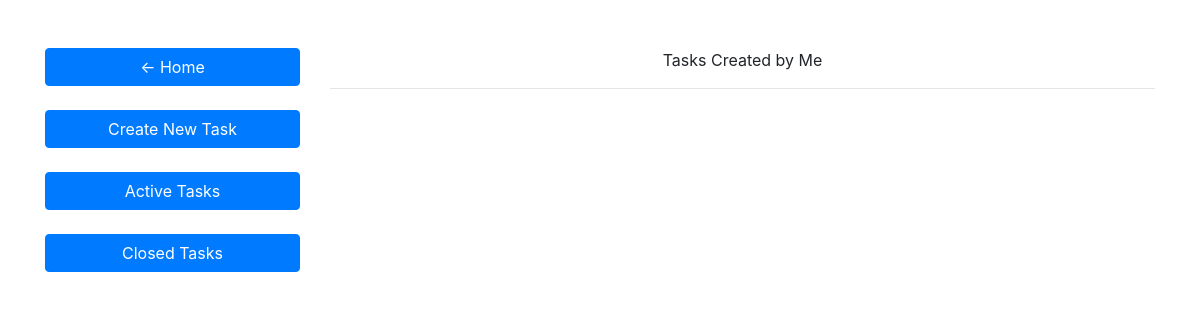
/task-dashboard/3 (signed in), run on an earlier commit of the app's database.
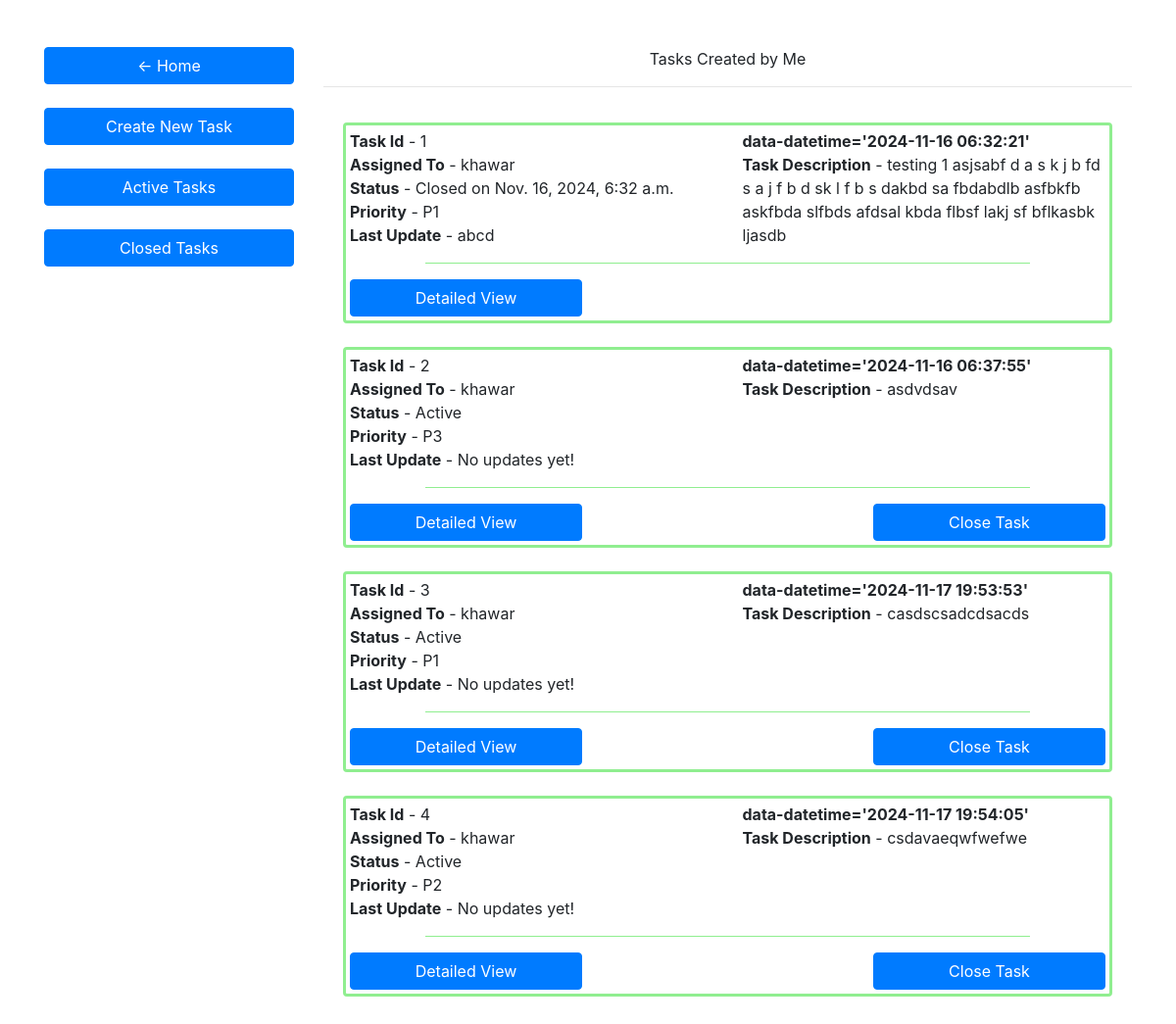
And on a later commit of the database.
### tasks/models.py (models this page shows, shortened)
class user_tasks(models.Model):
    user = models.ForeignKey(User,on_delete=models.CASCADE,related_name="assigned_from")
    assigned = models.ForeignKey(User,on_delete=models.CASCADE,related_name="assigned_to")
    status = models.CharField(max_length=20,choices=status_choices,default='Active')
    desc = models.TextField(max_length=1000,null=True,blank=True)
    priority = models.CharField(max_length=20,choices=priority_choices,default='P1')
    deadline = models.DateField(null=True,blank=True)
    last_updated_at = models.DateTimeField(null=True,blank=True)
    def get_latest_update(self):
        try:
            obj = user_tasks_log.objects.filter(task=self).last()
            return obj.note
        except:
            return "No updates yet!"

class user_tasks_log(models.Model):
    user = models.ForeignKey(User,on_delete=models.CASCADE)
    task = models.ForeignKey(user_tasks,on_delete=models.CASCADE)
    note = models.TextField(max_length=2000,null=True,blank=True)
    is_close = models.BooleanField(default=False)
    added_at = models.DateTimeField(null=True,blank=True)

### tasks/views.py (the view)
# urls.py: 2. Add a URL to urlpatterns:  path('', views.home, name='home')
@login_required(login_url='/')
def home(request,show):
    template = "tasks/home.html"
    context = {"show":show}
    if show == 1:
        context['tasks'] = user_tasks.objects.filter(assigned=request.user, status="Active")
    elif show == 2:
        context['tasks'] = user_tasks.objects.filter(assigned=request.user, status="Closed")
    else:
        context['tasks'] = user_tasks.objects.filter(user=request.user)
    return render(request,template,context)

### templates/tasks/home.html (shortened to what the changed rows need)
<!DOCTYPE html>
    <html lang="en">
        <head>
            <link rel="stylesheet" href="https://maxcdn.bootstrapcdn.com/bootstrap/4.4.1/css/bootstrap.min.css">
            <link rel="stylesheet" href="https://cdnjs.cloudflare.com/ajax/libs/font-awesome/4.7.0/css/font-awesome.min.css">
        </head>
        <body>
            <br><br>
            <div class="container">
                <div class="row">
                    <div class="col-9">
                        <div class="row">
                            <div class="col-12">
                                <div class="card border-0">
                                    <div class="card-body" id="tasks-container">
                                        {% for i in tasks %}
                                            <div name="{{i.priority}}" class="task-elements" {% if show == 1 %} data-datetime='{{i.deadline|date:"Y-m-d 00:00:00"}}' {% else %} data-datetime='{{i.last_updated_at|date:"Y-m-d H:i:s"}}' {% endif %}>
                                                <div class="card" style="border-width: 3px; border-color: lightgreen; padding: 4px;">
                                                    <div class="row">
                                                        <div class="col-6">
                                                            <strong>Task Id</strong>  -  {{i.id}} <br>
                                                            <strong>Assigned To</strong>  -  {{i.assigned}} <br>
                                                            <strong>Status</strong>  -  {{i.status}} {% if i.status == "Closed" %} on {{i.last_updated_at}} {% endif %} <br>
                                                            <strong>Priority</strong>  -  {{i.priority}} <br>
                                                            <strong>Last Update</strong>  -  {{i.get_latest_update}}
                                                        </div>
                                                        <div class="col-6">
                                                            <strong>{% if show == 1 %} data-datetime='{{i.deadline|date:"Y-m-d 00:00:00"}}' {% else %} data-datetime='{{i.last_updated_at|date:"Y-m-d H:i:s"}}' {% endif %}</strong>
                                                            <br><strong>Task Description</strong>  -  {{i.desc}}
                                                        </div>
                                                        <div class="col-12">
                                                            <hr style="border-color: lightgreen; width: 80%;">
                                                            <div class="row">
                                                                <div class="col-4">
                                                                    <button class="btn btn-primary" type="button" onclick="window.location.href='/task-detail/{{i.id}}/{{show}}'" style="width: 100%;">
                                                                        Detailed View
                                                                    </button>
                                                                </div>
                                                                {% if i.status == "Active" %}
                                                                    <div class="col-4">
                                                                    </div>
                                                                    <div class="col-4">
                                                                        <button class="btn btn-primary" type="button" onclick="window.location.href='/task-close/{{i.id}}/{{show}}'" style="width: 100%;">
                                                                            Close Task
                                                                        </button>
                                                                    </div>
                                                                {% endif %}
                                                            </div>
                                                        </div>
                                                    </div>
                                                </div><br>
                                            </div>
                                        {% endfor %}
                                    </div>
                                </div>
                            </div>
                        </div>
                    </div>
                </div>
            </div>
        </body>
    </html>

What changed in the data, as far as the page shows it:
added user_tasks: id "1", assigned "khawar", status "Closed", last_updated_at "Nov. 16, 2024, 6:32 a.m.", priority "P1", get_latest_update "abcd", last_updated_at "2024-11-16 06:32:21", desc "testing 1 asjsabf d a s k j b fd s a j f b d sk l f b s dakbd sa fbdabdlb asfbkfb askfbda slfbds afdsal kbda flbsf lakj sf bflkasbk ljasdb"
added user_tasks: id "2", assigned "khawar", status "Active", priority "P3", get_latest_update "No updates yet!", last_updated_at "2024-11-16 06:37:55", desc "asdvdsav"
added user_tasks: id "3", assigned "khawar", status "Active", priority "P1", get_latest_update "No updates yet!", last_updated_at "2024-11-17 19:53:53", desc "casdscsadcdsacds"
added user_tasks: id "4", assigned "khawar", status "Active", priority "P2", get_latest_update "No updates yet!", last_updated_at "2024-11-17 19:54:05", desc "csdavaeqwfwefwe"
